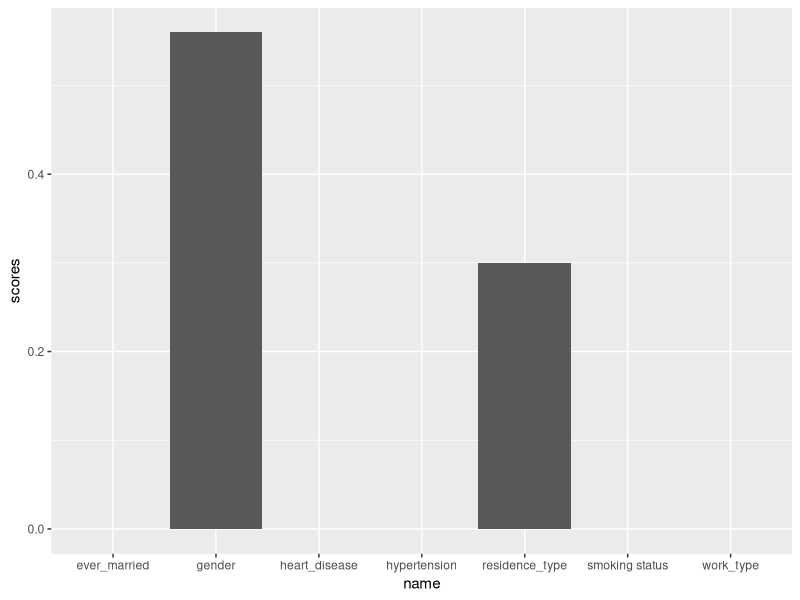

Write the R code that produced this figure. (Note: this script raises an error after producing the figure.)
# Script to analyze the cleaned data for statistical relations
# between different attributes

rm(list=ls())


cleaned_data <- read.csv("./Data/final-stroke-data.csv")
cleaned_data


str(cleaned_data)
# Correlation 

# Gender/Stroke -> Result: -0.0090806
cor(cleaned_data$gender, cleaned_data$stroke)

# Age/Stroke -> Result:  0.2452388
cor(cleaned_data$age, cleaned_data$stroke)

# hypertension/Stroke -> Result: 0.1278913
cor(cleaned_data$hypertension, cleaned_data$stroke)

# heart_disease/Stroke -> Result: 0.1349048
cor(cleaned_data$heart_disease, cleaned_data$stroke)

# ever_married/stroke -> Result: -0.1082993
cor(cleaned_data$ever_married, cleaned_data$stroke)

# worktype/Stroke -> Result: -0.05826081
cor(cleaned_data$work_type, cleaned_data$stroke)

# residence type/Stroke -> Result: -0.01541458
cor(cleaned_data$Residence_type, cleaned_data$stroke)

# avg glucose level/Stroke -> Result: 0.1319912
cor(cleaned_data$avg_glucose_level, cleaned_data$stroke)

# bmi/Stroke -> Result: 0.03891213
cor(cleaned_data$bmi, cleaned_data$stroke)

# smoking/stroke -> Result: -0.06647108
cor(cleaned_data$smoking_status, cleaned_data$stroke)


######################## Chi Squared Test for categorical data###############################
score1 <- chisq.test(table(cleaned_data$gender, cleaned_data$stroke))$p.value
score2 <- chisq.test(table(cleaned_data$hypertension, cleaned_data$stroke))$p.value
score3 <- chisq.test(table(cleaned_data$heart_disease, cleaned_data$stroke))$p.value
score4 <- chisq.test(table(cleaned_data$ever_married, cleaned_data$stroke))$p.value
score5 <- chisq.test(table(cleaned_data$work_type, cleaned_data$stroke))$p.value
score6 <- chisq.test(table(cleaned_data$Residence_type, cleaned_data$stroke))$p.value
score7 <- chisq.test(table(cleaned_data$smoking_status, cleaned_data$stroke))$p.value

scoreDf <- data.frame(name=c('gender','hypertension','heart_disease','ever_married','work_type','residence_type','smoking status'),scores=c(score1,score2,score3,score4,score5,score6,score7))

scoreDf
######################## Plotting scores ###############

library(ggplot2)

# Plotting the scores, higher the p-score, lower the dependence
ggplot(scoreDf,aes(x=name,y=scores)) + geom_bar(stat='identity')


######################## Calculation of Covariance ####################

# Gender/Stroke -> Result: -0.0009632226
cov(cleaned_data$gender, cleaned_data$stroke)

# Age/Stroke -> Result:  1.194216
cov(cleaned_data$age, cleaned_data$stroke)

# hypertension/Stroke -> Result: 0.008169286
cov(cleaned_data$hypertension, cleaned_data$stroke)

# heart_disease/Stroke -> Result: 0.006567824
cov(cleaned_data$heart_disease, cleaned_data$stroke)

# ever_married/stroke -> Result: -0.01107735
cov(cleaned_data$ever_married, cleaned_data$stroke)

# worktype/Stroke -> Result: -0.01403564
cov(cleaned_data$work_type, cleaned_data$stroke)

# residence type/Stroke -> Result:-0.001659631
cov(cleaned_data$Residence_type, cleaned_data$stroke)

# avg glucose level/Stroke -> Result: 1.287134
cov(cleaned_data$avg_glucose_level, cleaned_data$stroke)

# bmi/Stroke -> Result: 0.06450607
cov(cleaned_data$bmi, cleaned_data$stroke)

# smoking/stroke -> Result: -0.01563653
cov(cleaned_data$smoking_status, cleaned_data$stroke)



######################## ANOVA F TEST #########################

anova_result1 <- aov(cleaned_data$stroke~factor(data$age))
summary(anova_result)


anova_result8 <- aov(cleaned_data$stroke~factor(data$avg_glucose_level))
summary(anova_result8)

anova_result9 <- aov(cleaned_data$stroke~factor(data$bmi))
summary(anova_result9)





